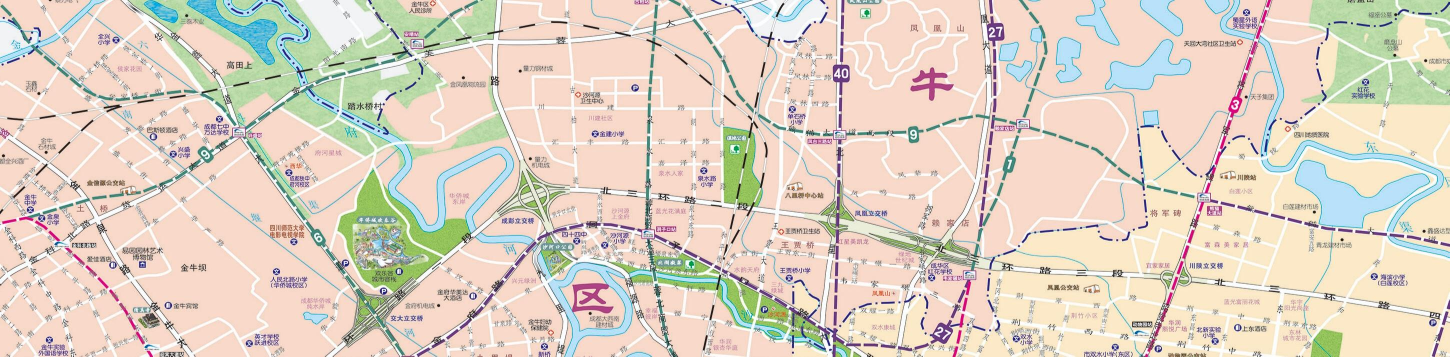
#> input picture store/samples/input/img_001.jpg, 2899 x 713 px (shown at 1/2 size); its folder holds only this picture in this run
$ python stitch.py ../store/samples/input
#> lines starting #> are read from the running program, lines starting #| are printed output that depends on the picture
#!/usr/bin/env python3
# -*- coding: utf-8 -*-

"""
PIS-web 全景图像拼接脚本
接口规范见 docs/算法组接口文档.md

调用方式:
    python3 stitch.py {任务目录}

读取:
    {任务目录}/input/  -- Go 后端已创建，JPG/PNG 原图

产出:
    {任务目录}/result/result.jpg       -- 拼接结果（失败时不生成）
    {任务目录}/result/meta.json        -- 元信息（成功/失败都必须写）
    {任务目录}/result/result_info.json -- 匹配统计（分析组用）
    {任务目录}/result/H_list.npy       -- 相邻图对的单应矩阵列表
    {任务目录}/result/inliers_list.pkl -- 相邻图对的内点坐标列表

容错:
    任何异常均 catch → 写 meta.json (status="error") → exit 0
    Go 后端通过解析 meta.json 判断成功/失败，不依赖 exit code
"""

import sys
import os
import glob
import time
import json
import traceback
import pickle
import shutil

import numpy as np
import cv2

# ===================== 常量 =====================

MAX_IMAGES = 20        # 最大输入图片数（与 Go 后端对齐）
MAX_SIZE = 2000        # 预处理缩放最长边阈值
CONFIDENCE = 0.6       # 匹配置信度阈值
RESULT_MAX_EDGE = 4000 # 全景图最长边限制
LOWE_RATIO = 0.7       # Lowe's ratio test 阈值（默认）
LOWE_RATIO_HIGH = 0.8   # 15 张及以上使用更高阈值

# OpenCV 4.x 常量兼容: Stitcher_SCAN → Stitcher_SCANS
_STITCHER_PANORAMA = cv2.Stitcher_PANORAMA
_STITCHER_SCAN = getattr(cv2, 'Stitcher_SCANS',
                 getattr(cv2, 'Stitcher_SCAN', 1))


# ===================== 文件 I/O =====================

def load_images(input_dir):
    """
    从 input/ 目录批量读取图片，按文件名升序排序.
    返回 (images, errors)：
      images  -- 成功加载的 cv2 图片列表
      errors  -- 跳过的文件及原因 [(filename, reason), ...]
    """
#> called with input_dir = '../store/samples/input/input'
    if not os.path.isdir(input_dir):
        raise FileNotFoundError(f"输入目录不存在: {input_dir}")

    exts = ('*.jpg', '*.jpeg', '*.png', '*.JPG', '*.JPEG', '*.PNG')
    img_paths = []
    seen = set()
    for ext in exts:
        for p in glob.glob(os.path.join(input_dir, ext)):
            # Windows 上 glob 大小写不敏感，同名文件被多个模式重复匹配
            key = os.path.normcase(os.path.normpath(p))
            if key not in seen:
                seen.add(key)
                img_paths.append(p)
    img_paths = sorted(img_paths)

    if not img_paths:
        raise ValueError(f"输入目录中未找到图片文件: {input_dir}")

    images = []
    errors = []

    for path in img_paths:
        filename = os.path.basename(path)
        try:
            img = cv2.imdecode(np.fromfile(path, dtype=np.uint8), cv2.IMREAD_COLOR)
#> img is the input picture: shape (713, 2899, 3); mean B, G, R 195.3, 210.6, 223
            if img is None:
                errors.append((filename, "无法解码，文件可能已损坏"))
                continue

            gray = cv2.cvtColor(img, cv2.COLOR_BGR2GRAY)
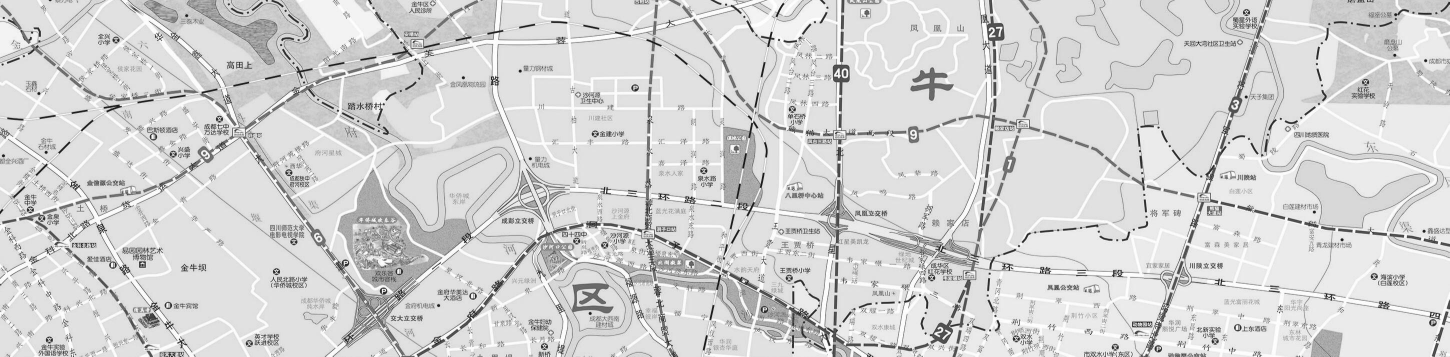
#> gray: shape (713, 2899) (shown at 1/2 size); min 1, max 255, mean 212.6
            if np.count_nonzero(gray > 10) < 500:
                errors.append((filename, "有效像素过少，疑似纯色/空白图"))
                continue

            # 预处理缩放
            h, w = img.shape[:2]
#> h = 713; w = 2899
            if max(h, w) > MAX_SIZE:
                scale = MAX_SIZE / max(h, w)
#> scale = 0.69
                new_w, new_h = int(w * scale), int(h * scale)
#> new_w = 2000; new_h = 491
                img = cv2.resize(img, (new_w, new_h), interpolation=cv2.INTER_AREA)
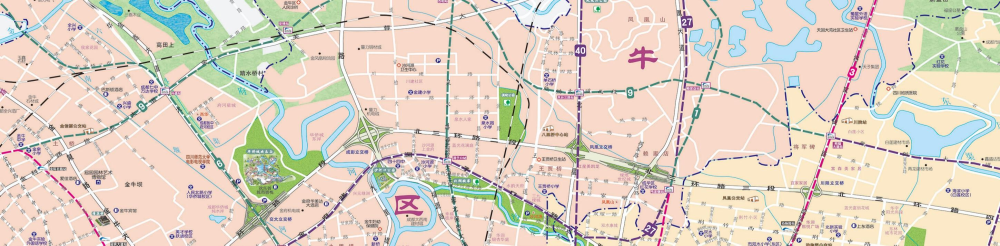
#> img: shape (491, 2000, 3) (shown at 1/2 size); mean B, G, R 195.3, 210.6, 223

            images.append(img)
        except Exception as e:
            errors.append((filename, f"读取异常: {e}"))

    return images, errors


# [18 lines left out: function write_result, not called in this run]


def write_meta(result_dir, status, keypoints, cost_ms, error):
    """
    写 meta.json 到 result/ 目录.
    status: "ok" | "error"
    失败时也确保写入 —— 这是 Go 后端判断任务结果的唯一依据.
    """
    meta = {
        "status": status,
        "keypoints": keypoints,
        "cost_ms": cost_ms,
        "error": error,
    }
    # 确保 result/ 存在（Go 后端正常会创建，此处兜底）
    os.makedirs(result_dir, exist_ok=True)
    meta_path = os.path.join(result_dir, "meta.json")
    try:
        with open(meta_path, "w", encoding="utf-8") as f:
            json.dump(meta, f, ensure_ascii=False, indent=2)
    except Exception as e:
        # meta.json 写失败是最坏情况 —— Go 后端无法解析任务结果
        # 尽力写到 stderr 供运维排查
        print(f"严重: 写入 meta.json 失败: {e}", file=sys.stderr)
        traceback.print_exc(file=sys.stderr)


# [189 lines left out: functions write_result_info, crop_black_border, resize_if_needed, _get_sift, _detect_all, match_pair and 2 more, not called in this run]


# ===================== 主程序 =====================

def main():
    if len(sys.argv) != 2:
        print("用法: python3 stitch.py {任务目录}", file=sys.stderr)
        sys.exit(0)

    task_dir = sys.argv[1]
    input_dir = os.path.join(task_dir, "input")
    result_dir = os.path.join(task_dir, "result")

    start_time = time.time()
    keypoints = 0
    status = "ok"
    error = ""

    try:
        # ---- 1. 校验任务目录 ----
        if not os.path.isdir(task_dir):
            raise FileNotFoundError(f"任务目录不存在: {task_dir}")

        # ---- 2. 加载图片 ----
        images, load_errors = load_images(input_dir)
#> images = 1 item; load_errors = []

        if not images:
            if load_errors:
                reasons = "; ".join(f"{fn}: {r}" for fn, r in load_errors)
                raise ValueError(f"所有图片均无法读取: {reasons}")
            else:
                raise ValueError(f"输入目录中未找到图片文件: {input_dir}")

        if len(images) < 2:
            raise ValueError(
                f"有效图片不足（仅 {len(images)} 张），至少需要 2 张图片才能拼接"
            )

        if len(images) > MAX_IMAGES:
            print(
                f"警告: 输入图片 {len(images)} 张超过上限 {MAX_IMAGES}，仅处理前 {MAX_IMAGES} 张",
                file=sys.stderr
            )
            images = images[:MAX_IMAGES]

        # ---- 3. 相邻图对特征匹配（产出分析组中间数据） ----
        H_list, inliers_list, result_info, keypoints = match_adjacent_pairs(images)

        os.makedirs(result_dir, exist_ok=True)

        # 保存 H 矩阵：stack 成 (n,3,3) float64 数组（无 pickle，保证 dtype 纯净）
        if H_list:
            np.save(os.path.join(result_dir, "H_list.npy"), np.stack(H_list))
        # 保存内点列表：用 pickle 处理不定长数组
        if inliers_list:
            with open(os.path.join(result_dir, "inliers_list.pkl"), "wb") as f:
                pickle.dump(inliers_list, f)

        # ---- 4. 执行拼接 ----
        pano = stitch_images(images)

        # ---- 5. 后处理 ----
        pano = resize_if_needed(pano)
        pano = crop_black_border(pano)

        # ---- 6. 写入结果 ----
        write_result(result_dir, pano)

        # ---- 7. 写入分析中间数据（拼接成功后才写，cost_ms 与 meta.json 一致） ----
        cost_ms = int((time.time() - start_time) * 1000)
        result_info["total_time"] = cost_ms
        write_result_info(result_dir, result_info)

    except Exception as e:
        status = "error"
        error = str(e)
        # 拼接失败时确保不残留半成品 result.jpg
        result_path = os.path.join(result_dir, "result.jpg")
        if os.path.exists(result_path):
            try:
                os.remove(result_path)
            except OSError:
                pass

    finally:
        cost_ms = int((time.time() - start_time) * 1000)
        write_meta(result_dir, status, keypoints, cost_ms, error)

    # 无论成功/失败，exit 0；Go 后端以 meta.json 为准
    sys.exit(0)
#> (the program exits here)
